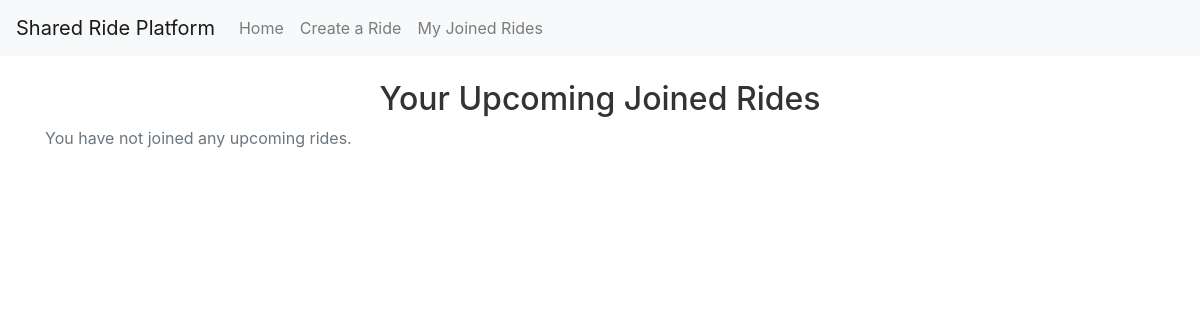
The app's page /joined_rides (signed in), older data.
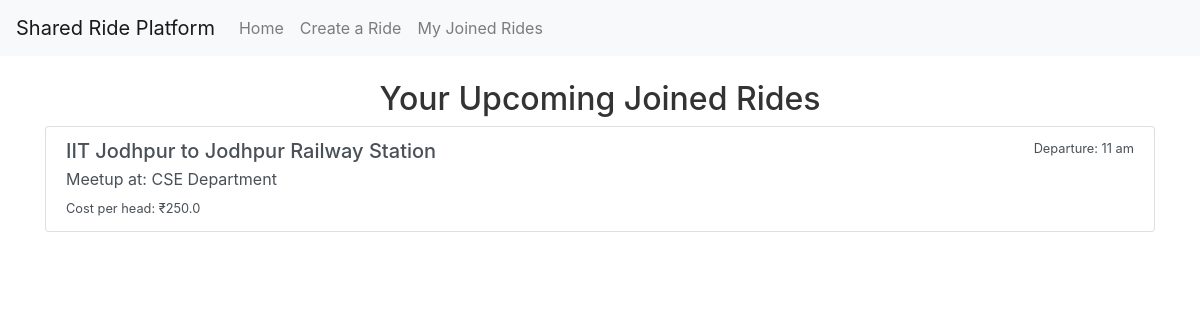
The same page, newer data.
### models.py (models this page shows)
class Ride(db.Model):
    id = db.Column(db.Integer, primary_key=True)
    start_location = db.Column(db.String(255), nullable=False)
    end_location = db.Column(db.String(255), nullable=False)
    meetup_point = db.Column(db.String(255), nullable=False)
    departure_time = db.Column(db.String(20), nullable=False)
    available_seats = db.Column(db.Integer, nullable=False)
    cost_per_head = db.Column(db.Float, nullable=False)
    gender_preference = db.Column(db.String(10), nullable=False)  # 'male', 'female', 'co-ed'
    author_id = db.Column(db.Integer, db.ForeignKey('user.id'), nullable=False)  # Ensure 'user.id' matches the User model

### routes.py (the view)
@app.route('/joined_rides')
@login_required
def joined_rides():
    joined_rides = current_user.rides_joined
    for ride in joined_rides:
        print(f"Joined Ride: {ride.start_location} -> {ride.end_location} at {ride.departure_time}")
    return render_template('joined_rides.html', joined_rides=joined_rides)

### app.py (called while the page is built)
@login_manager.user_loader
def load_user(user_id):
    from models import User  # Import here to avoid circular import
    return User.query.get(int(user_id))  # Retrieve user from the database

@app.before_request
def create_tables():
    from models import User, Ride  # Import here to avoid circular import
    db.create_all()  # Create tables when the app first runs

### templates/joined_rides.html (shortened to what this page needs)
{% extends 'base.html' %}
{% block body %}
    <div class="container mt-4">
        <h2>Your Upcoming Joined Rides</h2>
        {% if joined_rides and joined_rides|length > 0 %}
            <div class="list-group">
                {% for ride in joined_rides %}
                    <a href="#" class="list-group-item list-group-item-action">
                        <div class="d-flex w-100 justify-content-between">
                            <h5 class="mb-1">{{ ride.start_location }} to {{ ride.end_location }}</h5>
                            <small>Departure: {{ ride.departure_time }}</small>
                        </div>
                        <p class="mb-1">Meetup at: {{ ride.meetup_point }}</p>
                        <small>Cost per head: ₹{{ ride.cost_per_head }}</small>
                    </a>
                {% endfor %}
            </div>
        {% else %}
            <p class="text-muted">You have not joined any upcoming rides.</p>
        {% endif %}
    </div>
{% endblock %}

Row changes from the older to the newer data that the page shows:
now on this page (row edited): Ride: start_location "IIT Jodhpur", end_location "Jodhpur Railway Station", departure_time "11 am", meetup_point "CSE Department", cost_per_head "250.0"
Text that changed along with them:
text no longer shown: "You have not joined any upcoming rides."
